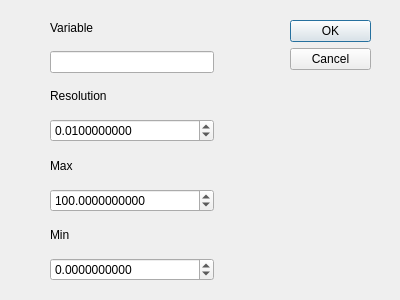
<?xml version="1.0" encoding="UTF-8"?>
<ui version="4.0">
 <class>RangeSelectorDialog</class>
 <widget class="QDialog" name="RangeSelectorDialog">
  <property name="geometry">
   <rect>
    <x>0</x>
    <y>0</y>
    <width>400</width>
    <height>300</height>
   </rect>
  </property>
  <property name="windowTitle">
   <string>Dialog</string>
  </property>
  <widget class="QDialogButtonBox" name="buttonBox">
   <property name="geometry">
    <rect>
     <x>290</x>
     <y>20</y>
     <width>81</width>
     <height>241</height>
    </rect>
   </property>
   <property name="orientation">
    <enum>Qt::Vertical</enum>
   </property>
   <property name="standardButtons">
    <set>QDialogButtonBox::Cancel|QDialogButtonBox::Ok</set>
   </property>
  </widget>
  <widget class="QWidget" name="verticalLayoutWidget">
   <property name="geometry">
    <rect>
     <x>50</x>
     <y>10</y>
     <width>164</width>
     <height>271</height>
    </rect>
   </property>
   <layout class="QVBoxLayout" name="verticalLayout">
    <item>
     <widget class="QLabel" name="label_3">
      <property name="text">
       <string>Variable</string>
      </property>
     </widget>
    </item>
    <item>
     <widget class="QLineEdit" name="VarNameLineEdit"/>
    </item>
    <item>
     <widget class="QLabel" name="label_4">
      <property name="text">
       <string>Resolution</string>
      </property>
     </widget>
    </item>
    <item>
     <widget class="QDoubleSpinBox" name="doubleSpinBoxRes">
      <property name="decimals">
       <number>10</number>
      </property>
      <property name="minimum">
       <double>0.000000000000000</double>
      </property>
      <property name="maximum">
       <double>100.000000000000000</double>
      </property>
      <property name="singleStep">
       <double>0.000001000000000</double>
      </property>
      <property name="value">
       <double>0.010000000000000</double>
      </property>
     </widget>
    </item>
    <item>
     <widget class="QLabel" name="label">
      <property name="text">
       <string>Max</string>
      </property>
     </widget>
    </item>
    <item>
     <widget class="QDoubleSpinBox" name="doubleSpinBoxMax">
      <property name="decimals">
       <number>10</number>
      </property>
      <property name="minimum">
       <double>-1000000.000000000000000</double>
      </property>
      <property name="maximum">
       <double>1000000.000000000000000</double>
      </property>
      <property name="value">
       <double>100.000000000000000</double>
      </property>
     </widget>
    </item>
    <item>
     <widget class="QLabel" name="label_2">
      <property name="text">
       <string>Min</string>
      </property>
     </widget>
    </item>
    <item>
     <widget class="QDoubleSpinBox" name="doubleSpinBoxMin">
      <property name="decimals">
       <number>10</number>
      </property>
      <property name="minimum">
       <double>-1000000.000000000000000</double>
      </property>
      <property name="maximum">
       <double>1000000.000000000000000</double>
      </property>
     </widget>
    </item>
   </layout>
  </widget>
 </widget>
 <resources/>
 <connections>
  <connection>
   <sender>buttonBox</sender>
   <signal>accepted()</signal>
   <receiver>RangeSelectorDialog</receiver>
   <slot>accept()</slot>
   <hints>
    <hint type="sourcelabel">
     <x>248</x>
     <y>254</y>
    </hint>
    <hint type="destinationlabel">
     <x>157</x>
     <y>274</y>
    </hint>
   </hints>
  </connection>
  <connection>
   <sender>buttonBox</sender>
   <signal>rejected()</signal>
   <receiver>RangeSelectorDialog</receiver>
   <slot>reject()</slot>
   <hints>
    <hint type="sourcelabel">
     <x>316</x>
     <y>260</y>
    </hint>
    <hint type="destinationlabel">
     <x>286</x>
     <y>274</y>
    </hint>
   </hints>
  </connection>
 </connections>
</ui>
